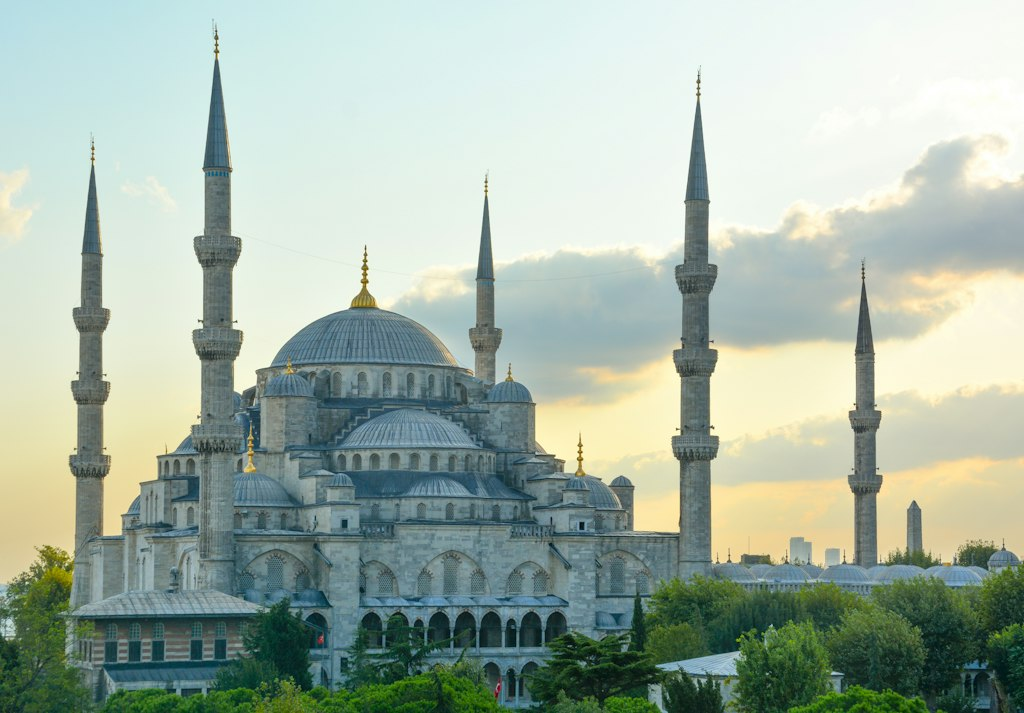
#> input picture odev-4/input/image1.jpg, 1024 x 713 px, found by its file name
$ python main.py
#> lines starting #> are read from the running program, lines starting #| are printed output that depends on the picture
# ODEV 4: 1024x768 Boyutlandirma
import cv2

resim = cv2.imread('odev-4/input/image1.jpg')
#> resim is the input picture: shape (713, 1024, 3); mean B, G, R 167.2, 180.4, 165
boyut = cv2.resize(resim, (1024, 768))
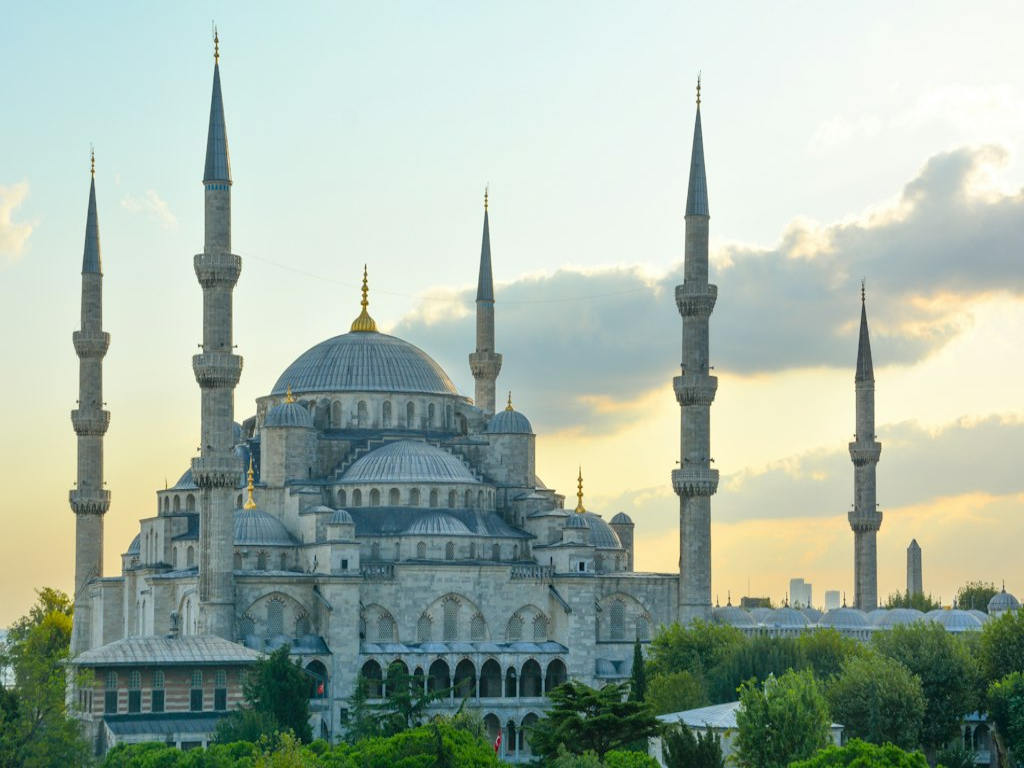
#> boyut: shape (768, 1024, 3); mean B, G, R 167.1, 180.3, 164.9
cv2.imwrite('odev-4/output/gorsel_1024x768.png', boyut)
